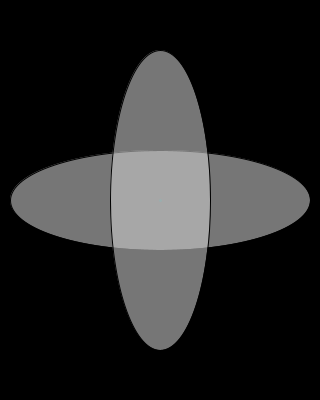
Frame 1 (no input)
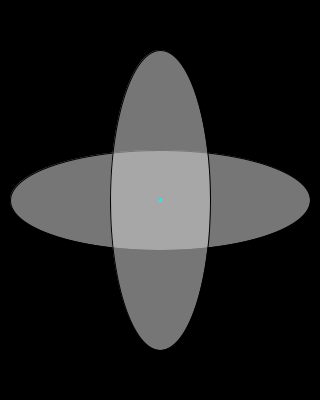
Frame 60 (the mouse pressed at the canvas centre just before this capture)
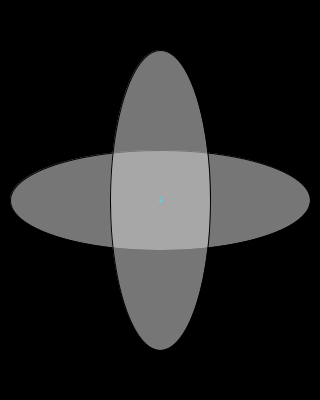
Frame 120 (the mouse held since frame 60 and released just before this capture)

The Processing sketch that drew these frames (run headless with seeded random() and noise(); from frame 60 on, the mouse is pressed at the canvas centre):

// Processing sketch: processing_37097
// ── processing_37097.pde

 void setup() {
size(320, 400); // acá defino el tamaño
smooth();
background(0); // fondo blanco
smooth();
fill(200, 150);
ellipse(width/2, height/2, 300, 100);   // Middle
ellipse(width/2, height/2, 100, 300);
mouseX=width/2;
mouseY=height/2;
}

void draw() {
strokeWeight(3); // Thicker
stroke(0 , 250, 500, 20); // un negro transparente
/* nota: para hacer un comentario de más de una línea
de largo, se puede hacer de esta forma */

line(width/2, height/2, mouseX, mouseY); // línea desde el centro al mouse
}
      
